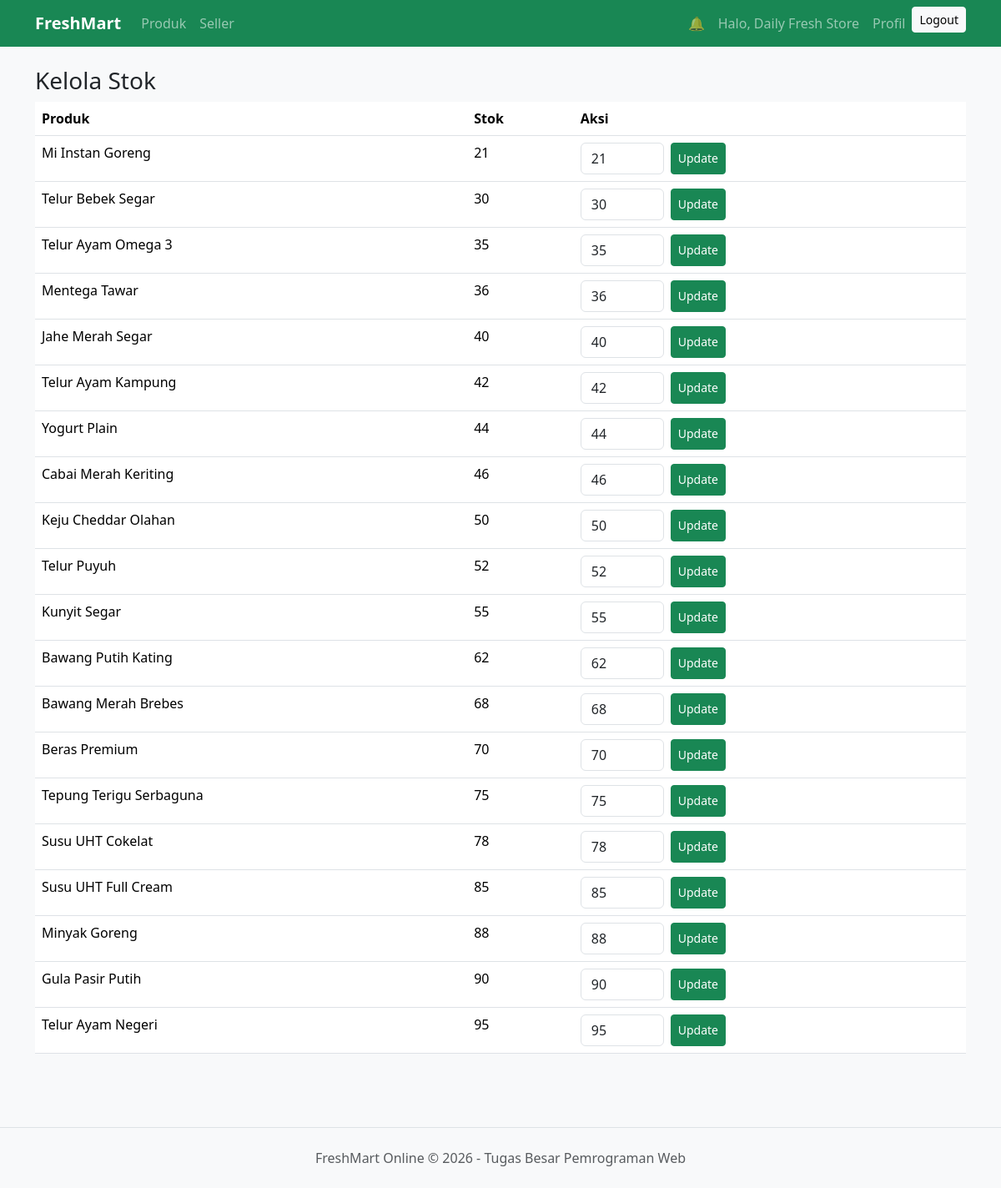
The app's page /index.php?page=seller-stock (signed in) with its own data.
### tables this page shows
CREATE TABLE `products` (
  `id` int(11) NOT NULL,
  `seller_id` int(11) NOT NULL,
  `category_id` int(11) NOT NULL,
  `name` varchar(150) NOT NULL,
  `weight_size` varchar(100) DEFAULT NULL,
  `description` text DEFAULT NULL,
  `price` decimal(12,2) NOT NULL,
  `stock` int(11) NOT NULL DEFAULT 0,
  `image` varchar(255) DEFAULT 'default-product.png'
);

### src/views/seller/stock.php (the view)
<h3>Kelola Stok</h3>
<table class="table">
    <thead>
        <tr>
            <th>Produk</th>
            <th>Stok</th>
            <th>Aksi</th>
        </tr>
    </thead>
    <tbody><?php while ($p = mysqli_fetch_assoc($products)): ?>
            <tr>
                <td><?= e($p['name']) ?></td>
                <td><?= $p['stock'] ?></td>
                <td>
                    <form class="d-flex" method="post"><input type="hidden" name="product_id" value="<?= $p['id'] ?>"><input
                            class="form-control me-2" style="width:100px" type="number" name="stock"
                            value="<?= $p['stock'] ?>"><button class="btn btn-sm btn-success">Update</button></form>
                </td>
            </tr><?php endwhile; ?>
    </tbody>
</table>

### src/assets/css/style.css (style rules this page uses)
body { background: #f8f9fa }

### records on screen
products: name "Mi Instan Goreng", stock "21"
products: name "Telur Bebek Segar", stock "30"
products: name "Telur Ayam Omega 3", stock "35"
products: name "Mentega Tawar", stock "36"
products: name "Jahe Merah Segar", stock "40"
products: name "Telur Ayam Kampung", stock "42"
products: name "Yogurt Plain", stock "44"
products: name "Cabai Merah Keriting", stock "46"
products: name "Keju Cheddar Olahan", stock "50"
products: name "Telur Puyuh", stock "52"
products: name "Kunyit Segar", stock "55"
products: name "Bawang Putih Kating", stock "62"
products: name "Bawang Merah Brebes", stock "68"
products: name "Beras Premium", stock "70"
products: name "Tepung Terigu Serbaguna", stock "75"
products: name "Susu UHT Cokelat", stock "78"
products: name "Susu UHT Full Cream", stock "85"
products: name "Minyak Goreng", stock "88"
products: name "Gula Pasir Putih", stock "90"
products: name "Telur Ayam Negeri", stock "95"

### other values on screen
$user['name'] "Daily Fresh Store"
